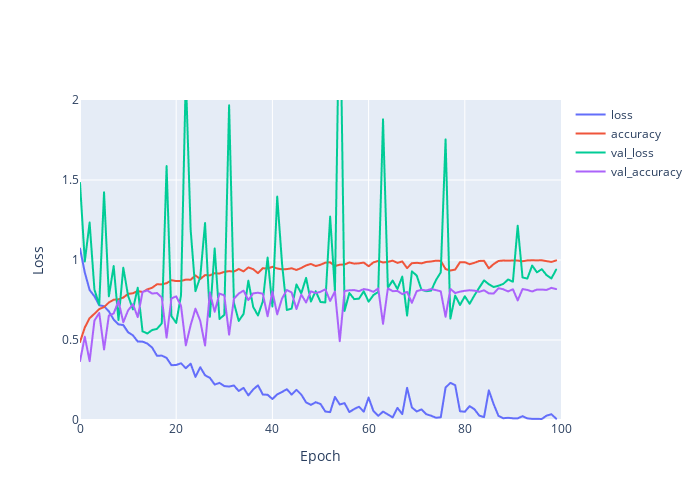

Notebook code cell kept with this figure:
### Code cell
from tensorflow.keras.optimizers import SGD

model = Sequential()
model.add(Dense(2048, input_shape=(12288,), activation="relu")) 
model.add(Dense(1024, activation="relu"))
model.add(Dense(256, activation="relu"))
model.add(Dense(len(lb.classes_), activation="softmax"))

# Скорость обучения
INIT_LR = 0.01

# Количество эпох
EPOCHS = 100

# Размер батча
BATCH_SIZE = 20

model, history = trainModel(model, EPOCHS, BATCH_SIZE, SGD(INIT_LR))
